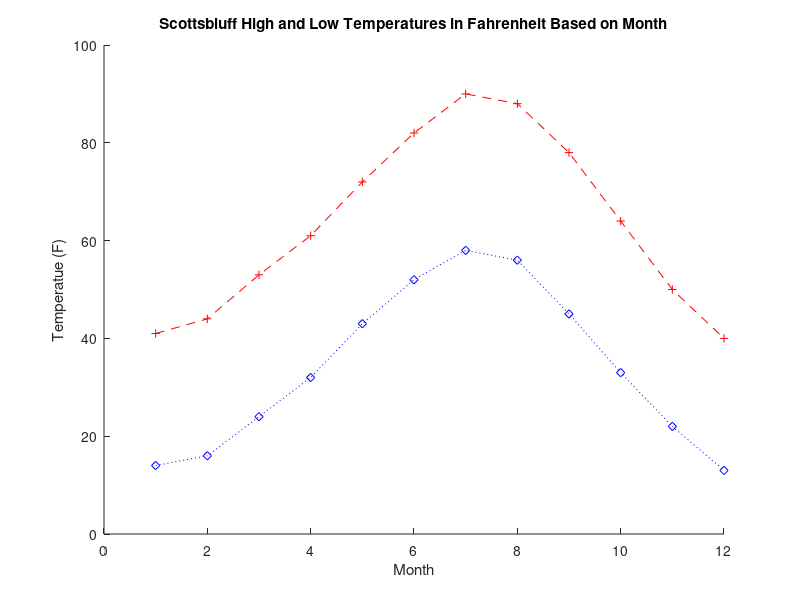

Here is the MATLAB script that generated this plot:
% Script File: bbruxvoortplotSBweather.m
%
% Purpose:
%   The program generates a graph of the monthly average high and low
%   tempuratures in fahrenheit for Scottsbluff, Nebraska. Temperature
%   values were retrieved from USclimatedata.
%
% Record of Revisions:
%       Date:           Programmer:         Description of Change:
%       =====           ===========         ======================
%       2/17/22         Brian Bruxvoort     Original Code
%
% Define Variables:
%   
%   month     -- Creates a vector based on the number of each individual
%                month
%   highs     -- Creates a vector with the average high temperature in each
%                month starting with January. Data based on USclimatedata.
%   lows      -- Creates a vector with the average low temperature in each
%                month starting with January. Data based on USclimatedata.
%

clear
clc

% Create variables for the month and then corresponding high and low
% temperatues
month=[1 2 3 4 5 6 7 8 9 10 11 12];
highs=[41 44 53 61 72 82 90 88 78 64 50 40];
lows=[14 16 24 32 43 52 58 56 45 33 22 13];

% Create two plots on the same graph to show the highs and lows of
% temperature
hold on
plot(month,highs, 'r+--')
plot(month,lows, 'bd:')
hold off

% Label the axis and title
xlabel('Month');
ylabel('Temperatue (F)');
title('Scottsbluff High and Low Temperatures in Fahrenheit Based on Month');
